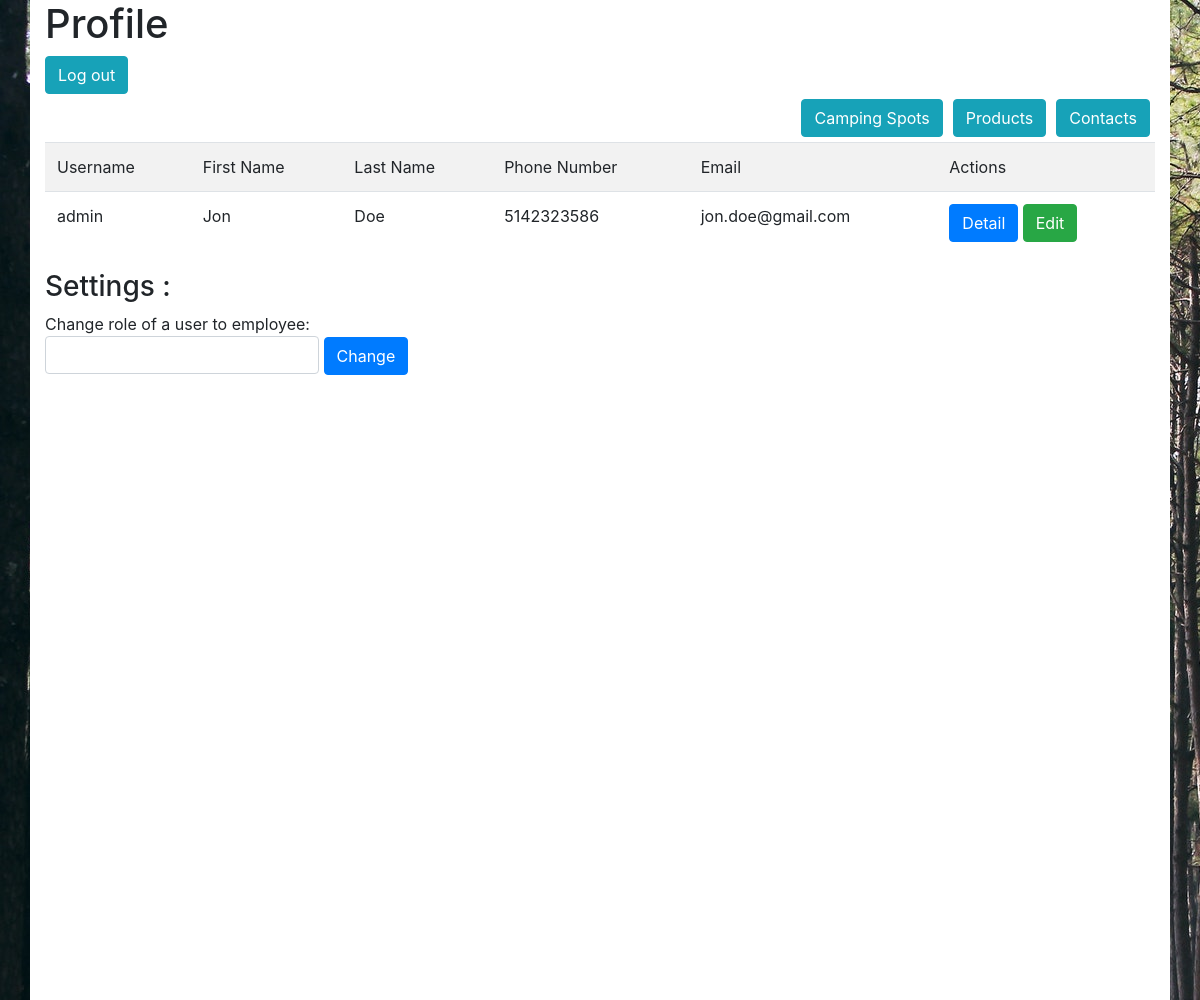
The app's page /profile/index (signed in) with its own data.
### tables this page shows
CREATE TABLE `contact` (
  `contact_id` int(11) NOT NULL,
  `user_id` int(11) NOT NULL,
  `address_id` int(11) NOT NULL,
  `first_name` varchar(50) NOT NULL,
  `last_name` varchar(50) NOT NULL,
  `phone_number` varchar(50) NOT NULL,
  `email` varchar(200) NOT NULL
);

CREATE TABLE `user` (
  `user_id` int(11) NOT NULL,
  `username` varchar(50) NOT NULL,
  `password_hash` varchar(72) NOT NULL,
  `role` enum('user','employee') NOT NULL DEFAULT 'user'
);

### app/core/App.php (called while the page is built, shortened)
<?php
class App{
	var $method = 'index';
	public function __construct(){
		$url = $this->parseURL();
		if(isset($url[0]) && file_exists('app/controllers/'. $url[0]. 'Controller.php')) {
			unset($url[0]);
		}
		$this->controller = new $this->controller();
		if(isset($url[1]) && method_exists($this->controller, $url[1])){
			$this->method = $url[1];
			unset($url[1]);
		}
		$this->params = $url ? array_values($url) : [];
		call_user_func_array([$this->controller, $this->method], $this->params);
	}
	private function parseURL(){
		if(isset($_GET['url'])) {
			return explode('/', filter_var(rtrim($_GET['url'],'/'), FILTER_SANITIZE_URL));
		}
	}
}
?>

### index.php (called while the page is built, shortened)
<?php
	new App();
?>

### app/models/Profile.php (called while the page is built, shortened)
<?php
	class Profile extends Model{
		public function get(){
			$SQL = "SELECT * FROM Contact JOIN user ON Contact.user_id = user.user_id WHERE contact.user_id = '{$_SESSION['user_id']}'";
			$stmt = self::$_connection->prepare($SQL);
			$stmt->execute();
			$stmt->setFetchMode(PDO::FETCH_CLASS, 'Profile');
			return $stmt->fetchAll();
		}
	}
?>

### app/views/profile/index.php (the view, shortened to what this page needs)
<!DOCTYPE html>
<!doctype html>
<html lang="en">
  <head>
    <link rel="stylesheet" href="https://stackpath.bootstrapcdn.com/bootstrap/4.4.1/css/bootstrap.min.css">
  </head>
  <body>
    <div style="background-image: url('../images/camp8.jpg');height: 1000px;">
    <div class='container' style="height: 1000px; background-color: white;">
    <h1>Profile</h1>
      <a href="/Camping/login/logout" class="btn btn-info">Log out</a>
      <div>
        <?php
          if($_SESSION['role'] == "employee"){
            echo "<a href='/Camping/contact/index' class='btn btn-info' style='float: right; margin: 5px;'>Contacts</a>
                  <a href='/Camping/product/index' class='btn btn-info' style='float: right; margin: 5px;'>Products</a>";
          }
          else{
            echo "<a href='/Camping/product/catalog' class='btn btn-info' style='float: right; margin: 5px;'>Products</a>";
            }
        ?>
          <a href="/Camping/home/index" class="btn btn-info" style="float: right; margin: 5px;">Camping Spots</a>
      </div>
      <table class="table table-striped">
        <tr><td>Username</td><td>First Name</td><td>Last Name</td><td>Phone Number</td><td>Email</td><td>Actions</td></tr>
         <?php
          foreach($data['profiles'] as $item){
            echo "<tr><td>$item->username</td><td>$item->first_name</td><td>$item->last_name</td><td>$item->phone_number</td><td>$item->email</td><td>
            <a href = '/Camping/profile/profile_info/{$_SESSION['user_id']}' class='btn btn-primary'>Detail</a>
            <a href = '/Camping/profile/edit/{$_SESSION['user_id']}' class='btn btn-success'>Edit</a>
            </td></tr>";
          }
        ?>
  </table>
      <div>
        <?php
          if($_SESSION['role'] == "employee"){
            echo "<h3>Settings :</h3>";
            echo "<form action='' method='post'>
                  <div class = 'form-group'>
                  <label>Change role of a user to employee: <input type='text' name='username' class = 'form-control'>
                  </label> <input type='submit' name='action' value='Change' class='btn btn-primary'/></div>";
          }
        ?>
      </div>
    </div>
  </div>
  </body>
</html>

### records on screen
contact: user.username "admin", first_name "Jon", last_name "Doe", phone_number "5142323586", email "jon.doe@gmail.com"
